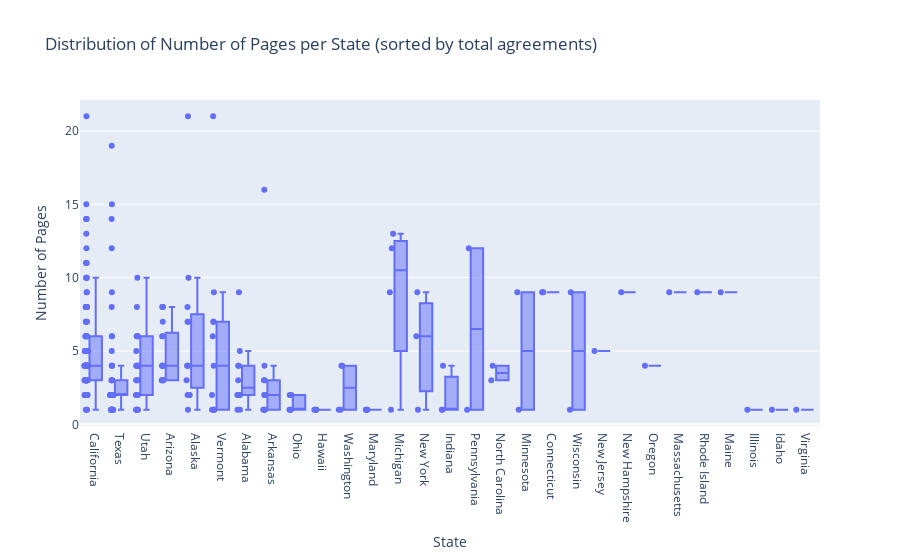

Notebook source saved alongside this figure:
### Markdown cell above
Although agreements are political files and we can think that they are really long based on this plot we see that agreements that we consider are mainly short. Most agreements have uo to 5 pages!

### Code cell
import pandas as pd
import plotly.express as px

# Count total agreements per state
state_order = df.groupby("State").size().sort_values(ascending=False).index

# Boxplot with x-axis sorted
fig = px.box(
    df,
    x="State",
    y="Num_Pages",
    points="all",
    category_orders={"State": state_order},  # sort x-axis
    title="Distribution of Number of Pages per State (sorted by total agreements)"
)

fig.update_layout(
    xaxis_title="State",
    yaxis_title="Number of Pages"
)

fig.show()

### Figure 1 — Plotly figure (JSON) as saved in the notebook; plotly's stock layout.template omitted (floating-point values rounded to 4 significant figures; data arrays with more than 128 entries replaced by an {"elided": "..."} marker saying what was removed)
{"data": [{"alignmentgroup": "True", "boxpoints": "all", "hovertemplate": "State=%{x}<br>Num_Pages=%{y}<extra></extra>", "legendgroup": "", "marker": {"color": "#636efa"}, "name": "", "notched": false, "offsetgroup": "", "orientation": "v", "showlegend": false, "type": "box", "x": {"elided": "298 str values"}, "x0": " ", "xaxis": "x", "y": {"elided": "298 int values"}, "y0": " ", "yaxis": "y"}], "layout": {"boxmode": "group", "legend": {"tracegroupgap": 0}, "title": {"text": "Distribution of Number of Pages per State (sorted by total agreements)"}, "xaxis": {"anchor": "y", "categoryarray": ["California", "Texas", "Utah", "Arizona", "Alaska", "Vermont", "Alabama", "Arkansas", "Ohio", "Hawaii", "Washington", "Maryland", "Michigan", "New York", "Indiana", "Pennsylvania", "North Carolina", "Minnesota", "Connecticut", "Wisconsin", "New Jersey", "New Hampshire", "Oregon", "Massachusetts", "Rhode Island", "Maine", "Illinois", "Idaho", "Virginia"], "categoryorder": "array", "domain": [0, 1], "title": {"text": "State"}}, "yaxis": {"anchor": "x", "domain": [0, 1], "title": {"text": "Number of Pages"}}}}
